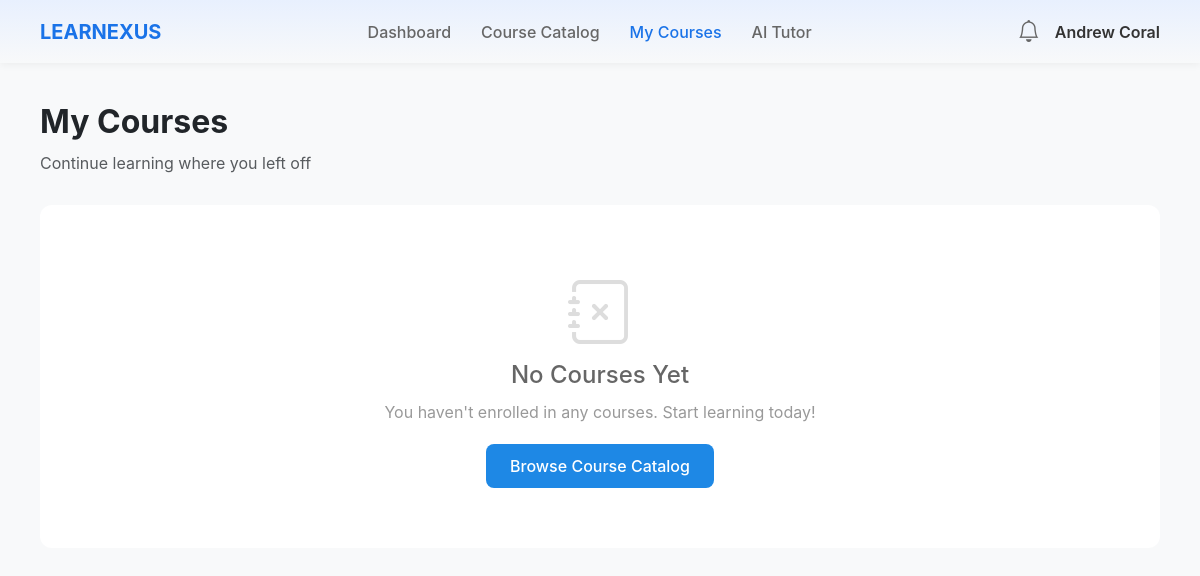
Page /student/my_courses.php (signed in) on the earlier database version.
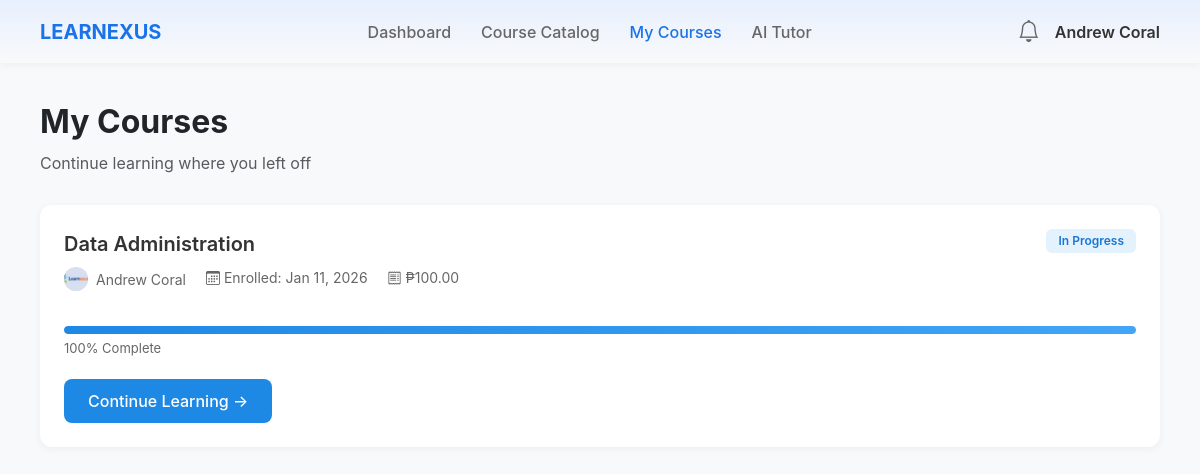
Same page on the later database version.
### tables this page shows
CREATE TABLE `enrollments` (
  `enrollmentID` int(11) NOT NULL,
  `userID` int(11) NOT NULL,
  `courseID` int(11) NOT NULL,
  `paymentID` int(11) DEFAULT NULL,
  `progressPercentage` decimal(5,2) DEFAULT 0.00,
  `enrolledAt` timestamp NOT NULL DEFAULT current_timestamp(),
  `completedAt` timestamp NULL DEFAULT NULL,
  `status` enum('active','completed','dropped','pending') DEFAULT 'active'
);

CREATE TABLE `courses` (
  `courseID` int(11) NOT NULL,
  `teacherID` int(11) NOT NULL,
  `title` varchar(255) NOT NULL,
  `description` text DEFAULT NULL,
  `price` decimal(10,2) DEFAULT 0.00,
  `category` varchar(100) DEFAULT NULL,
  `status` enum('draft','published','archived') DEFAULT 'draft',
  `passingScore` int(11) DEFAULT 70,
  `createdAt` timestamp NOT NULL DEFAULT current_timestamp()
);

CREATE TABLE `users` (
  `userID` int(11) NOT NULL,
  `email` varchar(255) NOT NULL,
  `passwordHash` varchar(255) NOT NULL,
  `firstName` varchar(100) NOT NULL,
  `lastName` varchar(100) NOT NULL,
  `middleInitial` varchar(5) NOT NULL,
  `phone` varchar(20) DEFAULT NULL,
  `avatar` varchar(255) DEFAULT NULL,
  `phoneVerified` tinyint(1) DEFAULT 0,
  `emailVerified` tinyint(1) DEFAULT 0,
  `role` enum('student','instructor','admin') DEFAULT 'student',
  `status` enum('active','inactive','suspended') DEFAULT 'active',
  `createdAt` timestamp NOT NULL DEFAULT current_timestamp(),
  `studentNumber` varchar(50) DEFAULT NULL,
  `teacherNumber` varchar(50) DEFAULT NULL
);

CREATE TABLE `payments` (
  `paymentID` int(11) NOT NULL,
  `enrollmentID` int(11) NOT NULL,
  `userID` int(11) NOT NULL,
  `courseID` int(11) NOT NULL,
  `amount` decimal(10,2) NOT NULL,
  `transactionReference` varchar(255) DEFAULT NULL,
  `status` enum('pending','completed','failed','refunded') DEFAULT 'pending',
  `paymentDate` timestamp NULL DEFAULT NULL,
  `createdAt` timestamp NOT NULL DEFAULT current_timestamp()
);

### student/my_courses.php (the view, shortened to what this page needs)
<?php
require_once '../database/db_connect.php';
$userID = $_SESSION['user_id'];
$stmt = $conn->prepare("
    SELECT
        c.*,
        e.enrollmentID,
        e.progressPercentage,
        e.enrolledAt,
        e.completedAt,
        e.status as enrollmentStatus,
        CONCAT(u.firstName, ' ', u.lastName) as instructorName,
        u.avatar as instructorAvatar,
        p.amount as paidAmount,
        p.transactionReference
    FROM enrollments e
    JOIN courses c ON e.courseID = c.courseID
    JOIN users u ON c.teacherID = u.userID
    LEFT JOIN payments p ON e.paymentID = p.paymentID
    WHERE e.userID = ? AND e.status = 'active'
    ORDER BY e.enrolledAt DESC
");
$stmt->execute([$userID]);
$enrolledCourses = $stmt->fetchAll();
?>
<!DOCTYPE html>
<html lang="en">
<head>
    <link href="https://cdn.jsdelivr.net/npm/bootstrap@5.3.3/dist/css/bootstrap.min.css" rel="stylesheet">
    <link rel="stylesheet" href="https://cdn.jsdelivr.net/npm/bootstrap-icons@1.11.1/font/bootstrap-icons.css">
</head>
<body>
    <div class="top-nav">
        <a href="dashboard.php" class="brand">LEARNEXUS</a>
        <div class="nav-menu">
            <a href="dashboard.php" class="nav-link">Dashboard</a>
            <a href="course_catalog.php" class="nav-link">Course Catalog</a>
            <a href="my_courses.php" class="nav-link active">My Courses</a>
            <a href="ai_tutor.php" class="nav-link">AI Tutor</a>
        </div>
        <div class="user-section">
            <i class="bi bi-bell" style="font-size: 22px; color: #666; cursor: pointer;"></i>
            <a href="settings.php" style="text-decoration: none;">
                <span style="font-weight: 600; color: #333; cursor: pointer;">
                    <?php echo htmlspecialchars($_SESSION['first_name'] . ' ' . $_SESSION['last_name']); ?>
                </span>
            </a>
        </div>
    </div>
    <div class="container-main">
        <div class="page-header">
            <h1>My Courses</h1>
            <p class="text-muted">Continue learning where you left off</p>
        </div>
        <?php if (count($enrolledCourses) > 0): ?>
            <?php foreach ($enrolledCourses as $course): ?>
                <div class="course-card">
                    <div class="course-card-body">
                        <div class="course-header">
                            <div>
                                <div class="course-title"><?php echo htmlspecialchars($course['title']); ?></div>
                                <div class="course-meta">
                                    <div class="instructor-info">
                                        <div class="instructor-avatar">
                                            <?php if (!empty($course['instructorAvatar']) && file_exists($course['instructorAvatar'])): ?>
                                                <img src="<?php echo htmlspecialchars($course['instructorAvatar']); ?>" alt="Instructor">
                                            <?php endif; ?>
                                        </div>
                                        <span><?php echo htmlspecialchars($course['instructorName']); ?></span>
                                    </div>
                                    <span><i class="bi bi-calendar3"></i> Enrolled: <?php echo date('M d, Y', strtotime($course['enrolledAt'])); ?></span>
                                    <?php if ($course['paidAmount'] > 0): ?>
                                        <span><i class="bi bi-receipt"></i> ₱<?php echo number_format($course['paidAmount'], 2); ?></span>
                                    <?php else: ?>
                                        <span class="badge badge-success">FREE</span>
                                    <?php endif; ?>
                                </div>
                            </div>
                            <span class="badge badge-primary">In Progress</span>
                        </div>
                        <div class="progress-section">
                            <div class="progress">
                                <div class="progress-bar" role="progressbar"
                                     style="width: <?php echo $course['progressPercentage']; ?>%"
                                     aria-valuenow="<?php echo $course['progressPercentage']; ?>"
                                     aria-valuemin="0"
                                     aria-valuemax="100">
                                </div>
                            </div>
                            <div class="progress-text">
                                <?php echo number_format($course['progressPercentage'], 0); ?>% Complete
                            </div>
                        </div>
                        <div class="mt-3">
                            <a href="course_learn.php?id=<?php echo $course['courseID']; ?>" class="btn-continue">
                                <?php echo $course['progressPercentage'] > 0 ? 'Continue Learning' : 'Start Course'; ?> →
                            </a>
                        </div>
                    </div>
                </div>
            <?php endforeach; ?>
        <?php else: ?>
            <div class="empty-state">
                <i class="bi bi-journal-x"></i>
                <h3>No Courses Yet</h3>
                <p>You haven't enrolled in any courses. Start learning today!</p>
                <a href="course_catalog.php" class="btn-continue">Browse Course Catalog</a>
            </div>
        <?php endif; ?>
    </div>
</body>
</html>

### student/my_courses.php (style rules this page uses)
body { background-color: #f8f9fa; font-family: -apple-system, BlinkMacSystemFont, 'Segoe UI', Roboto, sans-serif; }
.top-nav { background: linear-gradient(180deg, #e8f0fe 0%, #f8f9fa 100%); padding: 15px 40px; display: flex; justify-content: space-between; align-items: center; box-shadow: 0 2px 8px rgba(0,0,0,0.05); }
.brand { font-size: 20px; font-weight: 700; color: #1a73e8; text-decoration: none; }
.nav-menu { display: flex; gap: 30px; }
.nav-link { color: #666; text-decoration: none; font-weight: 500; }
.nav-link.active { color: #1a73e8; }
.user-section { display: flex; align-items: center; gap: 15px; }
.container-main { max-width: 1200px; margin: 40px auto; padding: 0 40px; }
.page-header { margin-bottom: 30px; }
.page-header h1 { font-size: 32px; font-weight: 700; margin-bottom: 10px; }
.course-card { background: white; border-radius: 12px; overflow: hidden; box-shadow: 0 2px 8px rgba(0,0,0,0.05); margin-bottom: 20px; transition: transform 0.2s, box-shadow 0.2s; }
.course-card-body { padding: 24px; }
.course-header { display: flex; justify-content: space-between; align-items: start; margin-bottom: 15px; }
.course-title { font-size: 20px; font-weight: 600; color: #333; margin-bottom: 8px; }
.course-meta { display: flex; gap: 20px; color: #666; font-size: 14px; margin-bottom: 15px; }
.instructor-info { display: flex; align-items: center; gap: 8px; }
.instructor-avatar { width: 24px; height: 24px; background: #e0e0e0; border-radius: 50%; overflow: hidden; }
.instructor-avatar img { width: 100%; height: 100%; object-fit: cover; }
.progress-section { margin: 20px 0; }
.progress { height: 8px; border-radius: 4px; background-color: #e9ecef; }
.progress-bar { background: linear-gradient(90deg, #1e88e5 0%, #42a5f5 100%); border-radius: 4px; }
.progress-text { font-size: 13px; color: #666; margin-top: 5px; }
.badge { padding: 6px 12px; border-radius: 6px; font-size: 12px; font-weight: 600; }
.badge-primary { background: #e3f2fd; color: #1976d2; }
.btn-continue { background: #1e88e5; color: white; border: none; padding: 10px 24px; border-radius: 8px; font-weight: 500; text-decoration: none; display: inline-block; transition: background 0.2s; }
.empty-state { text-align: center; padding: 60px 20px; background: white; border-radius: 12px; }
.empty-state i { font-size: 64px; color: #ddd; margin-bottom: 20px; }
.empty-state h3 { font-size: 24px; color: #666; margin-bottom: 10px; }
.empty-state p { color: #999; margin-bottom: 20px; }

Differences in the rows shown:
added enrollments: courseID.title "Data Administration", users.avatar (picture), instructorName "Andrew Coral", enrolledAt "Jan 11, 2026", paymentID.amount "100.00", progressPercentage "100", shows "Continue Learning"
Other differences:
text no longer shown: "No Courses Yet You haven't enrolled in any courses. Start learning today! Browse Course Catalog"
